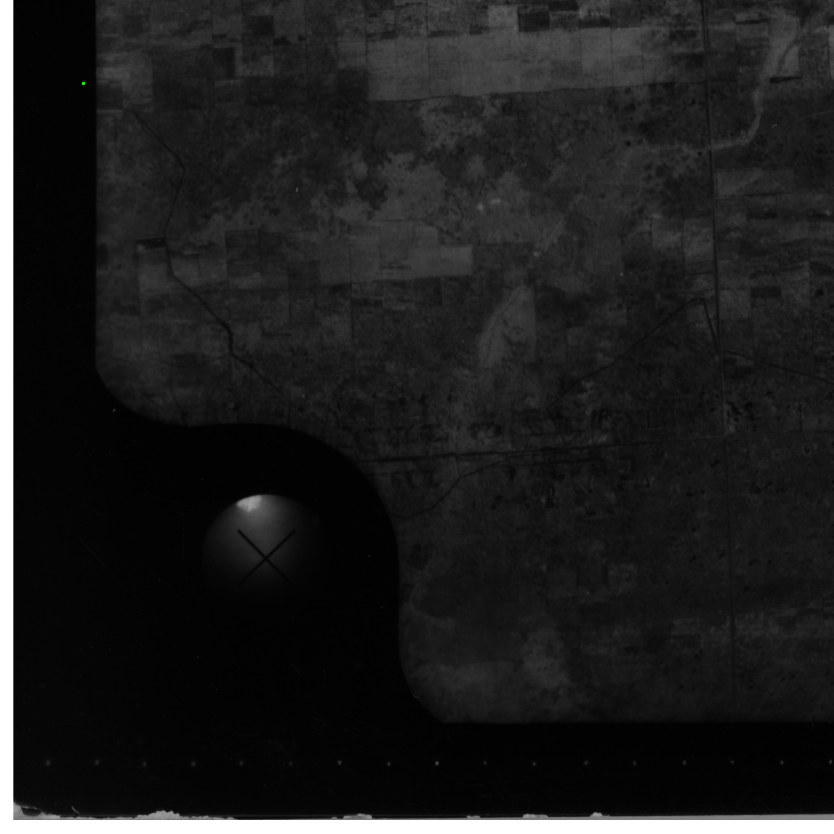
#> input picture trained_models/debug_predictions/5748_002_Cropped.tif_bot_left_pred.jpg, 2500 x 2500 px (shown at 1/3 size)
$ python -i GAPPS_Tool_02c_AutomaticFiducialDetection.py   (imports and definitions only)   (older library calls are emulated)
#> lines starting #> are read from the running program, lines starting #| are printed output that depends on the picture
#> further down, picture is the input picture: shape (2500, 2500, 3); mean B, G, R 30, 30, 30
"""
========================================================================================
                     GAPPS – GeoRiskA Airphoto Pre-Processing Suite
========================================================================================
                             = AUTOMATIC FM DETECTION =

Description: This script aims to detect the (pixel coordinates) centre of the four
    fiducial marks of an aerial image. This information will be used to reproject the
    aerial photographs in order to obtain a homogeneous dataset with the center of
    perspective located in the middle of the images. It requires one (or more) template
    for each fiducial of a typical aerial image of the dataset. One can precise the
    presence of stripes with no data around some side of the image. It is worth noting
    that a) it is OpenCV tool matchTemplate that is used, the latter is not able to
    account for change in size nor orientation (e.g., rotation) between the template
    and the image (--> so consider using the tool to have templates at the correct size
    for your dataset); b) for now it only handles fiducials located in the corner of the
    image; c) there are some checks to monitor the accuracy of the matching and provide
    warnings, but sometimes it is not sufficient --> do not hesitate to do a visual
    check of the coordinates found. To help with that one figure with the location of the
    four fiducials is created for each images (in folder >/_temp_corners/_all_fiducials).

Copyright:
    RMCA — Royal Museum for Central Africa (Tervuren, BELGIUM)
        Natural Hazards and Cartography (GeoRiskA), Dpt. of Earth Sciences
    VUB — Vrije Universiteit Brussel (Brussels, BELGIUM)
        Cartography and GIS research group (CGIS), Dpt. of Geography
    © 2021 – 2024

Software management and coordination:
    - Benoît SMETS (RMCA / VUB)

Software authorship:
    - Paul BARRIERE (ENSG)
    - Antoine Dille (RMCA)
    - Benoît SMETS (RMCA / VUB)

The script was developed on Windows 10 and MacOS ≥ 14.6. This script remains unclean,
in development, and is subject to change.

Changes (October 2026): all the templates of the template folder are used (the best match is kept);
    templates are rescaled for images scanned at another resolution (size of the source image recorded
    in Center_Fiducials.txt, or else the typical image size of the folder); coarse-to-fine matching.
    Cross-shaped marks: the centre is then refined at the intersection of the two lines of the cross, because
    the bright disc and the frame around the mark do not always have the same position relative to the cross.

Last update: 2026-10-29
========================================================================================
"""

import os, time, shutil
import sys
import copy
from pathlib import Path
import numpy as np
import pandas as pd
import matplotlib.pyplot as plt
import matplotlib.patches as patches
import matplotlib
from time import sleep
import multiprocessing
from joblib import Parallel, delayed
import cv2

# Suppress FutureWarning messages (humhumhum)
import warnings
# [1 line not run here, left out]

from GAPPS_tools.GAPP_ORIGINAL_AutomaticFiducialDetection import MatchingValueThreshold

# so that no figures are showing up (note that it may pose problems when using Spyder (?))
# [1 line not run here, left out]

# Developer's setup (Do not modify)
# -----------------
DebugMode = False
OneTemplateMax = False  # (not used anymore: all the templates are tried, the best match is kept)


# [304 lines left out: functions toCSV, addLine, distance, CenterFiducial_LUCASKANADE, FindCircles, integrate_ml_fiducial_detection, not called in this run]

def enhanced_hough_detection(corner_image, template_image=None, min_radius=20, max_radius=250):
    """
    Enhanced Hough Transform detection for fiducial marks with optimized performance

    :param corner_image: Cropped corner image containing fiducial mark
    :param template_image: Optional template image (used for sizing hints)
    :param min_radius: Minimum radius to detect
    :param max_radius: Maximum radius to detect
    :return: (x, y) coordinates of fiducial center, confidence score
    """
#> called with min_radius = 20, max_radius = 250
    # Convert to grayscale if needed
    if len(corner_image.shape) == 3:
        gray = cv2.cvtColor(corner_image, cv2.COLOR_BGR2GRAY)
    else:
        gray = corner_image.copy()

    # Get template size for auto-radius calculation if template is provided
    if template_image is not None:
        if len(template_image.shape) == 3:
            template_gray = cv2.cvtColor(template_image, cv2.COLOR_BGR2GRAY)
        else:
            template_gray = template_image.copy()

        # Estimate radius range based on template size
        template_size = min(template_gray.shape)
        min_radius = max(10, int(template_size * 0.2))
        max_radius = int(template_size * 0.8)

    # Apply preprocessing to enhance circle detection - more efficient pipeline
    # 1. Blur to reduce noise
    blurred = cv2.GaussianBlur(gray, (5, 5), 0)

    # 2. CLAHE for contrast enhancement (only if needed)
    if np.std(blurred) < 30:  # Only apply CLAHE if contrast is low
        clahe = cv2.createCLAHE(clipLimit=2.0, tileGridSize=(8, 8))
        blurred = clahe.apply(blurred)

    # 3. Edge detection - useful for confidence calculation later
    edges = cv2.Canny(blurred, 50, 150)
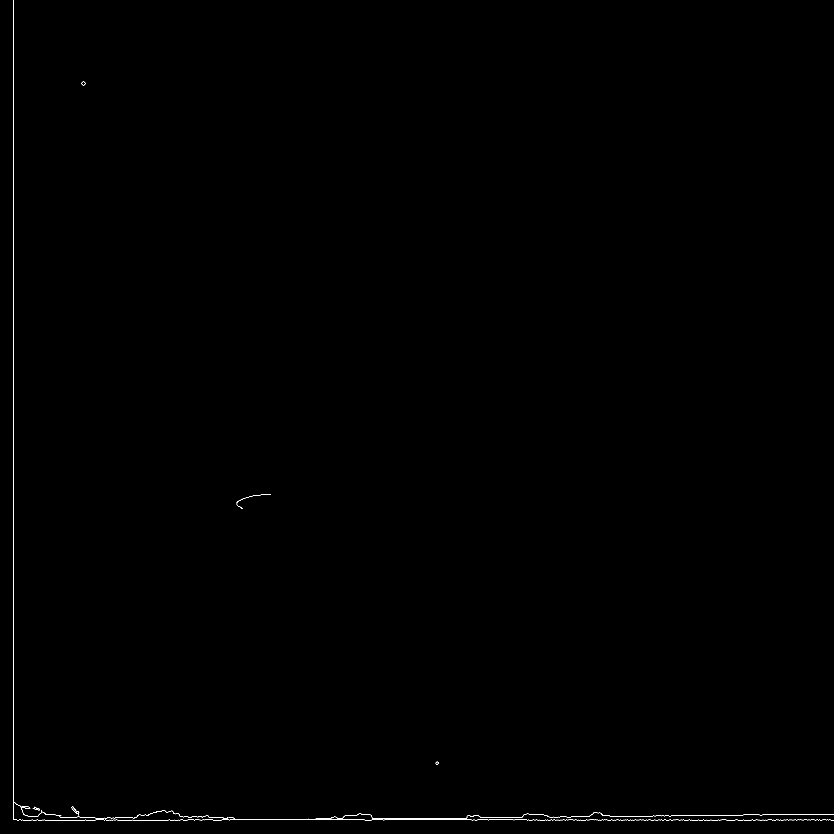
#> edges: shape (2500, 2500) (shown at 1/3 size); 0.12% white in thin lines or dots

    # Optimize parameter combinations - fewer combinations
    dp_values = [1.5]  # Most reliable value
    param1_values = [100]
    param2_values = [70, 50, 30]  # Try high values first, then lower

    circles_found = []
    confidence_scores = []

    # Try parameter combinations
    for dp in dp_values:
        for param1 in param1_values:
            for param2 in param2_values:
                try:
                    # Apply HoughCircles
                    circles = cv2.HoughCircles(
                        blurred,
                        cv2.HOUGH_GRADIENT,
                        dp=dp,
                        minDist=30,
                        param1=param1,
                        param2=param2,
                        minRadius=min_radius,
                        maxRadius=max_radius
                    )

                    if circles is not None:
                        # Convert to integers
                        circles = np.uint16(np.around(circles))

                        # Only keep circles within image bounds with margin
                        for circle in circles[0, :]:
                            x, y, r = circle
                            margin = 10
                            if (x >= margin and y >= margin and
                                x < gray.shape[1] - margin and
                                y < gray.shape[0] - margin):

                                # Calculate confidence - check edge alignment
                                mask = np.zeros_like(edges)
                                cv2.circle(mask, (x, y), r, 255, 2)

                                # Calculate edge alignment score
                                edge_pixels = np.sum(edges[mask == 255]) / np.sum(mask == 255)
                                confidence = min(1.0, edge_pixels / 100)  # Normalize

                                circles_found.append((x, y, r))
                                confidence_scores.append(confidence)

                        # If we found good circles, stop searching
                        if len(circles_found) > 0 and confidence_scores[-1] > 0.4:
                            break

                except Exception as e:
                    continue

            # Early termination if good circles found
            if len(circles_found) > 0 and max(confidence_scores) > 0.4:
                break

        # Early termination if good circles found
        if len(circles_found) > 0 and max(confidence_scores) > 0.4:
            break
#> after the loop, circles_found = []; confidence_scores = []

    # If no circles found, return None
    if not circles_found:
        print("      No circles found with Hough Transform")
        return None, None, 0.0

    # Sort by confidence and take the best one
    best_idx = np.argmax(confidence_scores)
    x, y, r = circles_found[best_idx]
    confidence = confidence_scores[best_idx]

    print(f"      Hough Transform found circle at ({x}, {y}) with radius {r}, confidence: {confidence:.2f}")

    # Add debugging visualization if needed
    if DebugMode:
        result = corner_image.copy()
        cv2.circle(result, (x, y), r, (0, 255, 0), 2)  # Draw circle
        cv2.circle(result, (x, y), 2, (0, 0, 255), 3)  # Draw center

        # Create debug folder
        debug_folder = os.path.join(os.path.dirname(os.path.dirname(os.path.dirname(os.path.abspath(__file__)))), 'debug_hough')
        os.makedirs(debug_folder, exist_ok=True)

        # Save debug image
        debug_path = os.path.join(debug_folder, f"hough_circle_{confidence:.2f}.jpg")
        cv2.imwrite(debug_path, result)

    return int(x), int(y), confidence


# [330 lines left out: functions feature_based_detection, visualize_feature_matching, systeme, select_fiducial_corners, FiducialFig, not called in this run]

CORNER_NAMES = ['top_left', 'top_right', 'bot_right', 'bot_left']
_template_cache = {}


# [101 lines left out: functions load_corner_templates, template_scale, match_one, _dark_lines, _hough_lines, not called in this run]


def _angle_diff(t1, t2):
    """Difference between two line directions (rad, 0 - pi/2)."""
    return abs(((t1 - t2 + np.pi / 2) % np.pi) - np.pi / 2)


# [77 lines left out: functions _cross_point, template_cross, refine_on_cross, match_corner, not called in this run]


# ------------------------------------------------------------------------------------------------------------
# Choice of the four FMs as a consistent frame (November 2026)
# ------------------------------------------------------------------------------------------------------------
# The best match of each corner taken alone can be a wrong mark when the templates do not fit the marks of a
# camera well (other camera in the same folder): image texture, or the extra discs of some cameras (counter,
# ringed disc), can then score higher than the true mark. Several candidates are therefore kept per corner,
# and the four FMs are chosen together: good matching scores AND a consistent frame (parallelogram with equal
# diagonals, of the same size as the other images of the roll), preferably all from the same template set.
N_CANDIDATES = 5      # candidates kept per corner
PEAKS_PER_TEMPLATE = 3
GEOM_WEIGHT = 0.10    # matching score lost per 1 % of the image width of frame error
SET_PENALTY = 0.02    # matching score lost per additional template set used for the four FMs of an image
FRAME_TOL = 60.0      # closure error (pix) above which the four FMs of an image are listed for the review
FRAME_TOL_REL = 0.005 # ... or this fraction of the image width, if larger


# [372 lines left out: functions template_set, match_peaks, _dedupe, match_corner_candidates, frame_error, select_frame and 6 more, not called in this run]


REDONE_TXT = 'Out_fiducialmarks_redone.txt'  # images re-detected automatically, with the templates used


# [242 lines left out: functions images_to_redo, forget_detections, print_roll_summary, autoFMdetection, not called in this run]

# [2 lines not run here, left out]

# ------------------------------------------------------------------------------
# END OF FUNCTION SCRIPT
# ------------------------------------------------------------------------------


TEST= False
# [201 lines not run here, left out]


    ##############################################################################################

>>> import cv2
>>> picture = cv2.imread('../trained_models/debug_predictions/5748_002_Cropped.tif_bot_left_pred.jpg')
>>> result = enhanced_hough_detection(picture)
